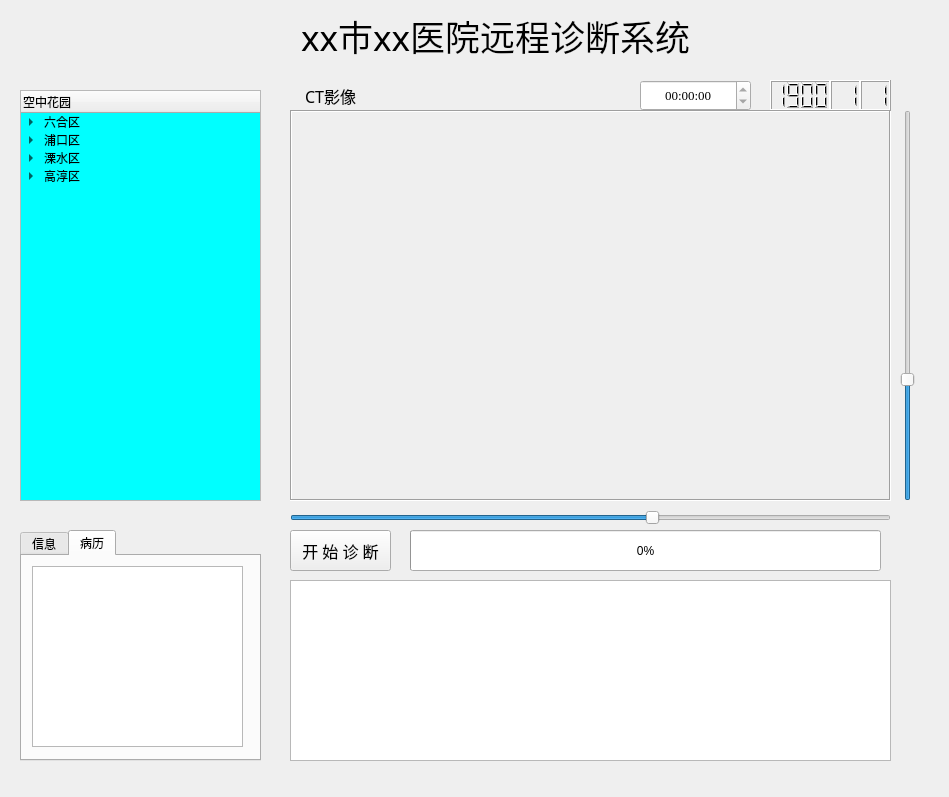
<?xml version="1.0" encoding="UTF-8"?>
<ui version="4.0">
 <class>TelemedicineClass</class>
 <widget class="QMainWindow" name="TelemedicineClass">
  <property name="geometry">
   <rect>
    <x>0</x>
    <y>0</y>
    <width>949</width>
    <height>797</height>
   </rect>
  </property>
  <property name="windowTitle">
   <string>Telemedicine</string>
  </property>
  <widget class="QWidget" name="centralWidget">
   <widget class="QLabel" name="label">
    <property name="geometry">
     <rect>
      <x>120</x>
      <y>0</y>
      <width>751</width>
      <height>71</height>
     </rect>
    </property>
    <property name="font">
     <font>
      <family>华文楷体</family>
      <pointsize>26</pointsize>
     </font>
    </property>
    <property name="text">
     <string>xx市xx医院远程诊断系统</string>
    </property>
    <property name="alignment">
     <set>Qt::AlignmentFlag::AlignCenter</set>
    </property>
   </widget>
   <widget class="QTreeWidget" name="treeWidget">
    <property name="geometry">
     <rect>
      <x>20</x>
      <y>90</y>
      <width>241</width>
      <height>411</height>
     </rect>
    </property>
    <property name="palette">
     <palette>
      <active>
       <colorrole role="Text">
        <brush brushstyle="SolidPattern">
         <color alpha="255">
          <red>0</red>
          <green>0</green>
          <blue>0</blue>
         </color>
        </brush>
       </colorrole>
       <colorrole role="Base">
        <brush brushstyle="SolidPattern">
         <color alpha="255">
          <red>0</red>
          <green>255</green>
          <blue>255</blue>
         </color>
        </brush>
       </colorrole>
      </active>
      <inactive>
       <colorrole role="Text">
        <brush brushstyle="SolidPattern">
         <color alpha="255">
          <red>0</red>
          <green>0</green>
          <blue>0</blue>
         </color>
        </brush>
       </colorrole>
       <colorrole role="Base">
        <brush brushstyle="SolidPattern">
         <color alpha="255">
          <red>0</red>
          <green>255</green>
          <blue>255</blue>
         </color>
        </brush>
       </colorrole>
      </inactive>
      <disabled/>
     </palette>
    </property>
    <property name="columnCount">
     <number>1</number>
    </property>
    <column>
     <property name="text">
      <string notr="true">空中花园</string>
     </property>
    </column>
    <item>
     <property name="text">
      <string>六合区</string>
     </property>
     <item>
      <property name="text">
       <string>内科</string>
      </property>
      <item>
       <property name="text">
        <string>内分泌科</string>
       </property>
      </item>
      <item>
       <property name="text">
        <string>呼吸科</string>
       </property>
      </item>
      <item>
       <property name="text">
        <string>消化科</string>
       </property>
      </item>
      <item>
       <property name="text">
        <string>妇科</string>
       </property>
      </item>
      <item>
       <property name="text">
        <string>神经内科</string>
       </property>
      </item>
      <item>
       <property name="text">
        <string>肾内科</string>
       </property>
      </item>
     </item>
     <item>
      <property name="text">
       <string>外科</string>
      </property>
      <item>
       <property name="text">
        <string>肝胆外科</string>
       </property>
      </item>
      <item>
       <property name="text">
        <string>血管外科</string>
       </property>
      </item>
      <item>
       <property name="text">
        <string>心胸外科</string>
       </property>
      </item>
      <item>
       <property name="text">
        <string>耳鼻咽喉科</string>
       </property>
      </item>
     </item>
    </item>
    <item>
     <property name="text">
      <string>浦口区</string>
     </property>
     <item>
      <property name="text">
       <string>妇产科</string>
      </property>
     </item>
     <item>
      <property name="text">
       <string>老年医学科</string>
      </property>
     </item>
     <item>
      <property name="text">
       <string>儿科</string>
      </property>
     </item>
    </item>
    <item>
     <property name="text">
      <string>溧水区</string>
     </property>
     <item>
      <property name="text">
       <string>骨科</string>
      </property>
     </item>
     <item>
      <property name="text">
       <string>血管外科</string>
      </property>
     </item>
     <item>
      <property name="text">
       <string>心脏科</string>
      </property>
     </item>
     <item>
      <property name="text">
       <string>脑科</string>
      </property>
     </item>
     <item>
      <property name="text">
       <string>神经内科</string>
      </property>
     </item>
    </item>
    <item>
     <property name="text">
      <string>高淳区</string>
     </property>
     <item>
      <property name="text">
       <string>呼吸科</string>
      </property>
     </item>
     <item>
      <property name="text">
       <string>消化科</string>
      </property>
     </item>
     <item>
      <property name="text">
       <string>泌尿外科</string>
      </property>
     </item>
     <item>
      <property name="text">
       <string>中医科</string>
      </property>
     </item>
    </item>
   </widget>
   <widget class="QLabel" name="CT_Img_Label">
    <property name="geometry">
     <rect>
      <x>290</x>
      <y>110</y>
      <width>601</width>
      <height>391</height>
     </rect>
    </property>
    <property name="frameShape">
     <enum>QFrame::Shape::Box</enum>
    </property>
    <property name="frameShadow">
     <enum>QFrame::Shadow::Sunken</enum>
    </property>
    <property name="text">
     <string/>
    </property>
    <property name="scaledContents">
     <bool>true</bool>
    </property>
    <property name="alignment">
     <set>Qt::AlignmentFlag::AlignJustify|Qt::AlignmentFlag::AlignVCenter</set>
    </property>
   </widget>
   <widget class="QLabel" name="label_2">
    <property name="geometry">
     <rect>
      <x>290</x>
      <y>80</y>
      <width>81</width>
      <height>31</height>
     </rect>
    </property>
    <property name="font">
     <font>
      <family>华文仿宋</family>
      <pointsize>12</pointsize>
     </font>
    </property>
    <property name="text">
     <string>CT影像</string>
    </property>
    <property name="alignment">
     <set>Qt::AlignmentFlag::AlignCenter</set>
    </property>
   </widget>
   <widget class="QTimeEdit" name="timeEdit">
    <property name="geometry">
     <rect>
      <x>640</x>
      <y>80</y>
      <width>111</width>
      <height>31</height>
     </rect>
    </property>
    <property name="font">
     <font>
      <family>Times New Roman</family>
      <pointsize>10</pointsize>
     </font>
    </property>
    <property name="alignment">
     <set>Qt::AlignmentFlag::AlignCenter</set>
    </property>
    <property name="readOnly">
     <bool>true</bool>
    </property>
    <property name="displayFormat">
     <string>HH:mm:ss</string>
    </property>
   </widget>
   <widget class="QLCDNumber" name="yearLcdNumber">
    <property name="geometry">
     <rect>
      <x>770</x>
      <y>80</y>
      <width>61</width>
      <height>31</height>
     </rect>
    </property>
    <property name="digitCount">
     <number>4</number>
    </property>
    <property name="value" stdset="0">
     <double>1900.000000000000000</double>
    </property>
   </widget>
   <widget class="QLCDNumber" name="mounthLcdNumber">
    <property name="geometry">
     <rect>
      <x>830</x>
      <y>80</y>
      <width>31</width>
      <height>31</height>
     </rect>
    </property>
    <property name="digitCount">
     <number>2</number>
    </property>
    <property name="value" stdset="0">
     <double>1.000000000000000</double>
    </property>
   </widget>
   <widget class="QLCDNumber" name="dayLcdNumber">
    <property name="geometry">
     <rect>
      <x>860</x>
      <y>80</y>
      <width>31</width>
      <height>31</height>
     </rect>
    </property>
    <property name="digitCount">
     <number>2</number>
    </property>
    <property name="value" stdset="0">
     <double>1.000000000000000</double>
    </property>
   </widget>
   <widget class="QSlider" name="verticalSlider">
    <property name="geometry">
     <rect>
      <x>900</x>
      <y>110</y>
      <width>16</width>
      <height>391</height>
     </rect>
    </property>
    <property name="value">
     <number>30</number>
    </property>
    <property name="orientation">
     <enum>Qt::Orientation::Vertical</enum>
    </property>
   </widget>
   <widget class="QSlider" name="horizontalSlider">
    <property name="geometry">
     <rect>
      <x>290</x>
      <y>510</y>
      <width>601</width>
      <height>16</height>
     </rect>
    </property>
    <property name="value">
     <number>60</number>
    </property>
    <property name="orientation">
     <enum>Qt::Orientation::Horizontal</enum>
    </property>
   </widget>
   <widget class="QPushButton" name="startPushButton">
    <property name="geometry">
     <rect>
      <x>290</x>
      <y>530</y>
      <width>101</width>
      <height>41</height>
     </rect>
    </property>
    <property name="font">
     <font>
      <family>华文仿宋</family>
      <pointsize>12</pointsize>
     </font>
    </property>
    <property name="text">
     <string>开 始 诊 断</string>
    </property>
   </widget>
   <widget class="QProgressBar" name="progressBar">
    <property name="geometry">
     <rect>
      <x>410</x>
      <y>530</y>
      <width>471</width>
      <height>41</height>
     </rect>
    </property>
    <property name="value">
     <number>0</number>
    </property>
    <property name="alignment">
     <set>Qt::AlignmentFlag::AlignLeading|Qt::AlignmentFlag::AlignLeft|Qt::AlignmentFlag::AlignTop</set>
    </property>
   </widget>
   <widget class="QTabWidget" name="tabWidget">
    <property name="geometry">
     <rect>
      <x>20</x>
      <y>530</y>
      <width>241</width>
      <height>231</height>
     </rect>
    </property>
    <property name="palette">
     <palette>
      <active>
       <colorrole role="Base">
        <brush brushstyle="SolidPattern">
         <color alpha="255">
          <red>0</red>
          <green>255</green>
          <blue>255</blue>
         </color>
        </brush>
       </colorrole>
      </active>
      <inactive>
       <colorrole role="Base">
        <brush brushstyle="SolidPattern">
         <color alpha="255">
          <red>0</red>
          <green>255</green>
          <blue>255</blue>
         </color>
        </brush>
       </colorrole>
      </inactive>
      <disabled/>
     </palette>
    </property>
    <property name="currentIndex">
     <number>1</number>
    </property>
    <widget class="QWidget" name="tab">
     <attribute name="title">
      <string>信息</string>
     </attribute>
     <widget class="QLabel" name="nameLabel">
      <property name="geometry">
       <rect>
        <x>30</x>
        <y>20</y>
        <width>61</width>
        <height>21</height>
       </rect>
      </property>
      <property name="font">
       <font>
        <family>华文楷体</family>
        <pointsize>14</pointsize>
       </font>
      </property>
      <property name="text">
       <string>患者名</string>
      </property>
      <property name="alignment">
       <set>Qt::AlignmentFlag::AlignCenter</set>
      </property>
     </widget>
     <widget class="QRadioButton" name="maleRadioButton">
      <property name="geometry">
       <rect>
        <x>30</x>
        <y>50</y>
        <width>41</width>
        <height>19</height>
       </rect>
      </property>
      <property name="text">
       <string>男</string>
      </property>
      <property name="checked">
       <bool>true</bool>
      </property>
     </widget>
     <widget class="QRadioButton" name="femaleRadioButton">
      <property name="geometry">
       <rect>
        <x>80</x>
        <y>50</y>
        <width>41</width>
        <height>19</height>
       </rect>
      </property>
      <property name="text">
       <string>女</string>
      </property>
      <property name="checked">
       <bool>false</bool>
      </property>
     </widget>
     <widget class="QSpinBox" name="ageSpinBox">
      <property name="geometry">
       <rect>
        <x>50</x>
        <y>80</y>
        <width>71</width>
        <height>31</height>
       </rect>
      </property>
      <property name="value">
       <number>18</number>
      </property>
     </widget>
     <widget class="QComboBox" name="ethniComboBox">
      <property name="geometry">
       <rect>
        <x>50</x>
        <y>120</y>
        <width>71</width>
        <height>31</height>
       </rect>
      </property>
      <property name="editable">
       <bool>true</bool>
      </property>
      <property name="currentText">
       <string>汉</string>
      </property>
     </widget>
     <widget class="QLabel" name="label_3">
      <property name="geometry">
       <rect>
        <x>10</x>
        <y>80</y>
        <width>31</width>
        <height>31</height>
       </rect>
      </property>
      <property name="text">
       <string>年龄：</string>
      </property>
     </widget>
     <widget class="QLabel" name="label_4">
      <property name="geometry">
       <rect>
        <x>10</x>
        <y>120</y>
        <width>31</width>
        <height>31</height>
       </rect>
      </property>
      <property name="text">
       <string>民族：</string>
      </property>
     </widget>
     <widget class="QLineEdit" name="ssnLineEdit">
      <property name="geometry">
       <rect>
        <x>80</x>
        <y>160</y>
        <width>141</width>
        <height>31</height>
       </rect>
      </property>
     </widget>
     <widget class="QLabel" name="label_5">
      <property name="geometry">
       <rect>
        <x>10</x>
        <y>160</y>
        <width>61</width>
        <height>31</height>
       </rect>
      </property>
      <property name="text">
       <string>医保卡编号：</string>
      </property>
     </widget>
     <widget class="QLabel" name="photoLabel">
      <property name="geometry">
       <rect>
        <x>140</x>
        <y>20</y>
        <width>81</width>
        <height>131</height>
       </rect>
      </property>
      <property name="frameShape">
       <enum>QFrame::Shape::Panel</enum>
      </property>
      <property name="text">
       <string>暂无照片</string>
      </property>
      <property name="scaledContents">
       <bool>true</bool>
      </property>
      <property name="alignment">
       <set>Qt::AlignmentFlag::AlignCenter</set>
      </property>
      <property name="margin">
       <number>0</number>
      </property>
     </widget>
    </widget>
    <widget class="QWidget" name="tab_2">
     <attribute name="title">
      <string>病历</string>
     </attribute>
     <widget class="QTextEdit" name="caseTextEdit">
      <property name="geometry">
       <rect>
        <x>10</x>
        <y>10</y>
        <width>211</width>
        <height>181</height>
       </rect>
      </property>
      <property name="palette">
       <palette>
        <active>
         <colorrole role="Base">
          <brush brushstyle="SolidPattern">
           <color alpha="255">
            <red>255</red>
            <green>255</green>
            <blue>255</blue>
           </color>
          </brush>
         </colorrole>
        </active>
        <inactive>
         <colorrole role="Base">
          <brush brushstyle="SolidPattern">
           <color alpha="255">
            <red>255</red>
            <green>255</green>
            <blue>255</blue>
           </color>
          </brush>
         </colorrole>
        </inactive>
        <disabled/>
       </palette>
      </property>
     </widget>
    </widget>
   </widget>
   <widget class="QTableView" name="basicTableView">
    <property name="geometry">
     <rect>
      <x>290</x>
      <y>580</y>
      <width>601</width>
      <height>181</height>
     </rect>
    </property>
   </widget>
  </widget>
 </widget>
 <layoutdefault spacing="6" margin="11"/>
 <resources>
  <include location="Telemedicine.qrc"/>
 </resources>
 <connections/>
</ui>
